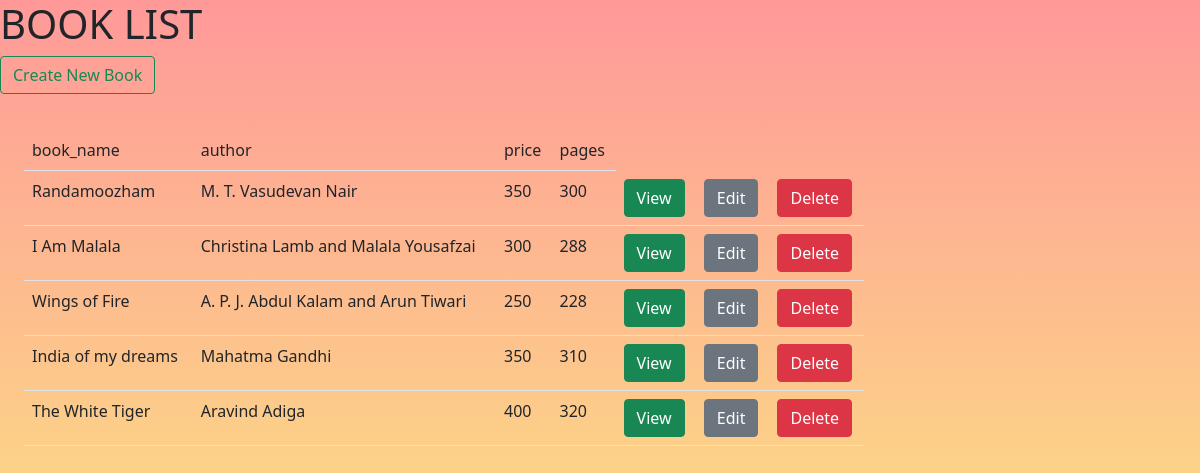
The page /book/list (signed in) on the database as committed earlier.
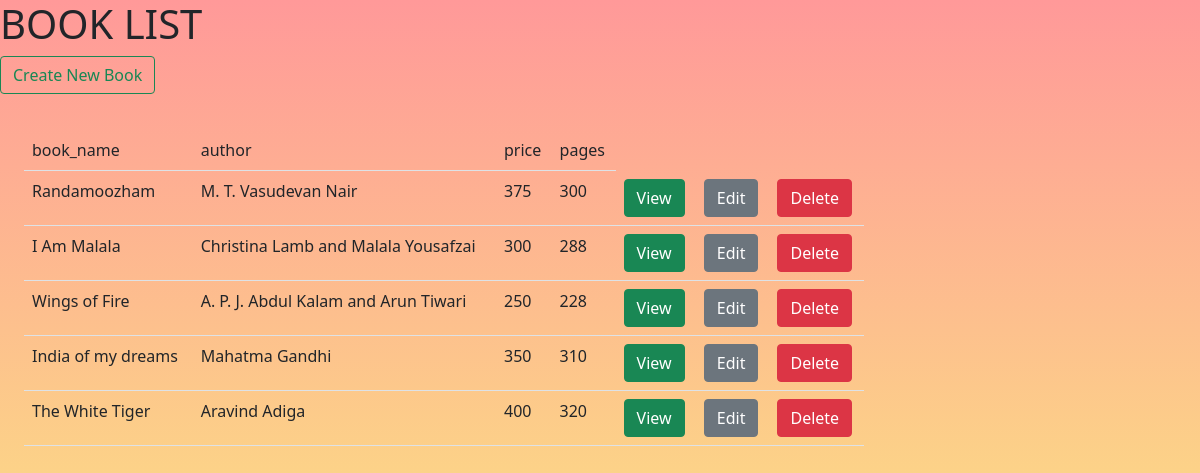
The same page on the database as committed later.
### bookapp/models.py (models this page shows)
class Book(models.Model):
    book_name=models.CharField(max_length=150,unique=True)
    author=models.CharField(max_length=150)
    price=models.IntegerField()
    pages=models.IntegerField()

### bookapp/decorators.py (the view)
    def wrapper(request,*args,**kwargs):
        if not request.user.is_authenticated:
             return redirect("userlogin")
        return func(request,*args,**kwargs)

### bookapp/views.py (called while the page is built)
@login_loginrequired
def list_all_book(request):
    books=Book.objects.all()
    context={}
    context["books"]=books
    return render(request,"bookapp/listallbook.html",context)

### bookapp/templates/bookapp/listallbook.html (shortened to what this page needs)
<!DOCTYPE html>
{%load static%}
<html lang="en">
<head>
<link href="https://cdn.jsdelivr.net/npm/bootstrap@5.0.0-beta3/dist/css/bootstrap.min.css" rel="stylesheet">
    <link rel="stylesheet" href="{%static 'css/style2.css'%}">
</head>
<body>
<h1>BOOK LIST</h1>
<div>
    <a href="{%url 'createbook'%}" class="btn btn-outline-success">Create New Book</a>
</div>
<div style="width:70%;margin-top:3%;margin-left:2%">
<table class="table">
    <tr>
        <td>book_name</td>
        <td>author</td>
        <td>price</td>
        <td>pages</td>
    </tr>
{%for book in books%}
<tr>
    <td>{{book.book_name}}</td>
    <td>{{book.author}}</td>
    <td>{{book.price}}</td>
    <td>{{book.pages}}</td>
    <td><a href="{%url 'details' book.id%}" class="btn btn-success">View</a> </td>
    <td><a href="{%url 'edit' book.id%}" class="btn btn-secondary">Edit</a> </td>
    <td><a href="{%url 'tbookdelete' book.id%}" class="btn btn-danger">Delete</a> </td>
</tr>
{%endfor%}
</table>
    </div>
</body>
</html>

### bookapp/static/css/style2.css (style rules this page uses)
body { background-image: linear-gradient(rgb(255, 153, 153), rgb(250, 250, 124)); background-repeat: no-repeat; background-attachment: fixed; }

Rows that differ between the two databases and show on the page:
changed Book "Randamoozham": price "350" → "375"
